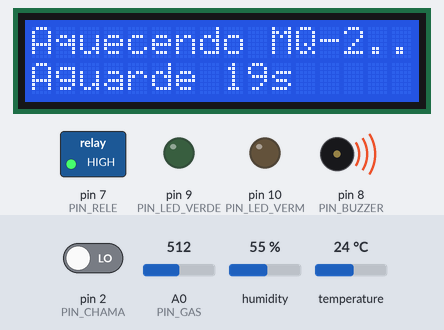
The sketch below on a simulated Arduino Uno, built with avr-gcc and run on an emulated ATmega328P. Parts: 16×2 character LCD, switched loads named in the sketch (green lamp = pin HIGH), output pins drawn as LEDs (lit = HIGH), buzzer (waves = sounding, pin HIGH). Dashed ring = blinking. Inputs (shaded band) come from the test bench; at power-on: pin 2 (PIN_CHAMA) LOW, A0 (PIN_GAS) = 512, humidity 55 %, temperature 24 °C. What the sketch prints to the serial monitor is not drawn.

Above: at 0.1 s.
At 5.3 s:
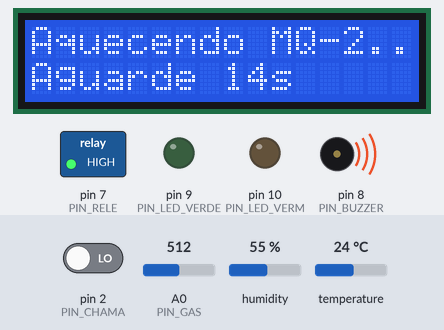
At 10.1 s:
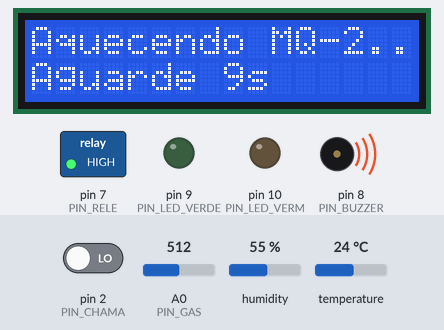
At 20.4 s:
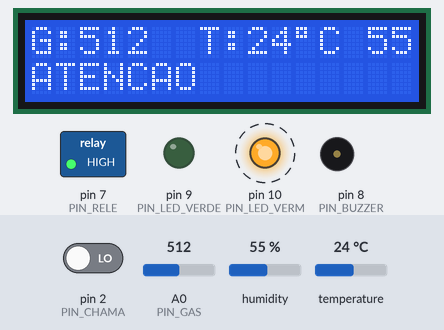
Timing chart, 0 to 40.0 s (numbered marks = the images above):
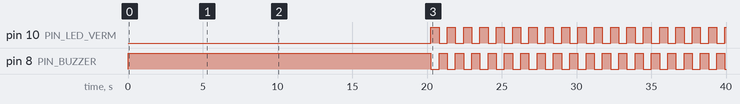

Measured:
- by itself, pin 10 (PIN_LED_VERM): alternates HIGH for 0.55 s and LOW for 0.54 s
- by itself, pin 8 (PIN_BUZZER): alternates HIGH for 0.54 s and LOW for 0.55 s
- what the display in image 1 shows lasts 1.1 s, from 5.2 s to 6.3 s

The sketch:

IOT_Detector_Inc_ndio.ino
```cpp
#include <Wire.h>
#include <LiquidCrystal_I2C.h>
#include <DHT.h>

// ---------- Pinos ----------
#define PIN_GAS      A0
#define PIN_CHAMA    2
#define PIN_DHT      3
#define PIN_RELE     7
#define PIN_BUZZER   8
#define PIN_LED_VERDE 9
#define PIN_LED_VERM  10

// ---------- Tipo do DHT ----------
#define TIPO_DHT DHT22     // troque para DHT11 se for o seu caso

// ---------- Limites (ajuste após calibrar) ----------
#define LIMITE_GAS        400    // leitura analógica 0-1023
#define LIMITE_TEMP       45.0   // °C
#define LIMITE_UMIDADE    30.0   // % (umidade baixa + calor = risco)

// Lógica do sensor de chama: a maioria dos módulos dá LOW quando detecta
#define CHAMA_DETECTADA   HIGH

// Lógica do relé: a maioria dos módulos é ativa em LOW
#define RELE_ON   LOW
#define RELE_OFF  HIGH

// Buzzer ativo em LOW (HIGH = silêncio)
#define BUZZER_ON   LOW
#define BUZZER_OFF  HIGH

// Tempo de aquecimento do MQ-2 (ms)
#define TEMPO_AQUECIMENTO 20000UL

// Biblioteca Marco Schwartz (pinagem padrão da maioria dos módulos I2C PCF8574)
LiquidCrystal_I2C lcd(0x27, 2, 1, 0, 4, 5, 6, 7, 3, POSITIVE);

DHT dht(PIN_DHT, TIPO_DHT);

float temperatura = 0;
float umidade = 0;
int   nivelGas = 0;
bool  chama = false;

unsigned long ultimaLeituraDHT = 0;
unsigned long ultimoPiscar = 0;
bool estadoPiscar = false;

void setup() {
  pinMode(PIN_BUZZER, OUTPUT);
  digitalWrite(PIN_BUZZER, BUZZER_OFF);   // silêncio já na partida

  Serial.begin(9600);
  pinMode(PIN_CHAMA, INPUT);
  pinMode(PIN_RELE, OUTPUT);
  pinMode(PIN_LED_VERDE, OUTPUT);
  pinMode(PIN_LED_VERM, OUTPUT);

  digitalWrite(PIN_RELE, RELE_OFF);

  lcd.begin(16, 2);
  lcd.setBacklight(HIGH);
  dht.begin();

  // Aquecimento do sensor de gás
  lcd.setCursor(0, 0);
  lcd.print("Aquecendo MQ-2..");
  unsigned long inicio = millis();
  while (millis() - inicio < TEMPO_AQUECIMENTO) {
    lcd.setCursor(0, 1);
    lcd.print("Aguarde ");
    lcd.print((TEMPO_AQUECIMENTO - (millis() - inicio)) / 1000);
    lcd.print("s  ");
    delay(200);
  }
  lcd.clear();
}

void loop() {
  lerSensores();

  // ---------- Avaliação de risco ----------
  bool alertaGas   = (nivelGas >= LIMITE_GAS);
  bool alertaChama = chama;
  bool alertaTemp  = (temperatura >= LIMITE_TEMP) ||
                     (temperatura >= (LIMITE_TEMP - 10) && umidade <= LIMITE_UMIDADE);

  // Nível de severidade = quantos sensores dispararam
  int severidade = alertaGas + alertaChama + alertaTemp;

  // Chama sozinha já é emergência; caso contrário, 2+ sensores
  bool emergencia = alertaChama || (severidade >= 2);
  bool atencao    = (severidade == 1) && !emergencia;

  if (emergencia) {
    acionarAlarme();
  } else if (atencao) {
    acionarAtencao();
  } else {
    estadoSeguro();
  }

  atualizarDisplay(emergencia, atencao);
  imprimirSerial(alertaGas, alertaChama, alertaTemp);

  delay(100);
}

// ======================= FUNÇÕES =======================

void lerSensores() {
  nivelGas = analogRead(PIN_GAS);
  chama = (digitalRead(PIN_CHAMA) == CHAMA_DETECTADA);

  // DHT só pode ser lido a cada ~2 s
  if (millis() - ultimaLeituraDHT >= 2000) {
    ultimaLeituraDHT = millis();
    float t = dht.readTemperature();
    float h = dht.readHumidity();
    if (!isnan(t)) temperatura = t;
    if (!isnan(h)) umidade = h;
  }
}

void estadoSeguro() {
  digitalWrite(PIN_LED_VERDE, HIGH);
  digitalWrite(PIN_LED_VERM, LOW);
  digitalWrite(PIN_BUZZER, BUZZER_OFF);
  digitalWrite(PIN_RELE, RELE_OFF);
}

void acionarAtencao() {
  // LED vermelho e buzzer pulsando devagar, relé desligado
  digitalWrite(PIN_LED_VERDE, LOW);

  if (millis() - ultimoPiscar >= 500) {
    ultimoPiscar = millis();
    estadoPiscar = !estadoPiscar;
    digitalWrite(PIN_LED_VERM, estadoPiscar);
    digitalWrite(PIN_BUZZER, estadoPiscar ? BUZZER_ON : BUZZER_OFF);
  }
  digitalWrite(PIN_RELE, RELE_OFF);
}

void acionarAlarme() {
  // LED vermelho e buzzer pulsando rápido, relé ligado
  digitalWrite(PIN_LED_VERDE, LOW);

  if (millis() - ultimoPiscar >= 150) {
    ultimoPiscar = millis();
    estadoPiscar = !estadoPiscar;
    digitalWrite(PIN_LED_VERM, estadoPiscar);
    digitalWrite(PIN_BUZZER, estadoPiscar ? BUZZER_ON : BUZZER_OFF);
  }
  digitalWrite(PIN_RELE, RELE_ON);
}

void atualizarDisplay(bool emergencia, bool atencao) {
  lcd.setCursor(0, 0);
  lcd.print("G:");
  lcd.print(nivelGas);
  lcd.print("   ");
  lcd.setCursor(7, 0);
  lcd.print("T:");
  lcd.print(temperatura, 0);
  lcd.print((char)223);
  lcd.print("C ");
  lcd.print((int)umidade);
  lcd.print("% ");

  lcd.setCursor(0, 1);
  if (emergencia) {
    lcd.print(chama ? "!! CHAMA / FOGO !!" : "!! PERIGO !!      ");
  } else if (atencao) {
    lcd.print("ATENCAO          ");
  } else {
    lcd.print("Ambiente seguro  ");
  }
}

void imprimirSerial(bool g, bool c, bool t) {
  static unsigned long ultimoSerial = 0;
  if (millis() - ultimoSerial < 1000) return;
  ultimoSerial = millis();

  Serial.print("Gas: ");   Serial.print(nivelGas);
  Serial.print(" | Chama: "); Serial.print(c ? "SIM" : "NAO");
  Serial.print(" | Temp: "); Serial.print(temperatura);
  Serial.print(" | Umid: "); Serial.println(umidade);
}
```
